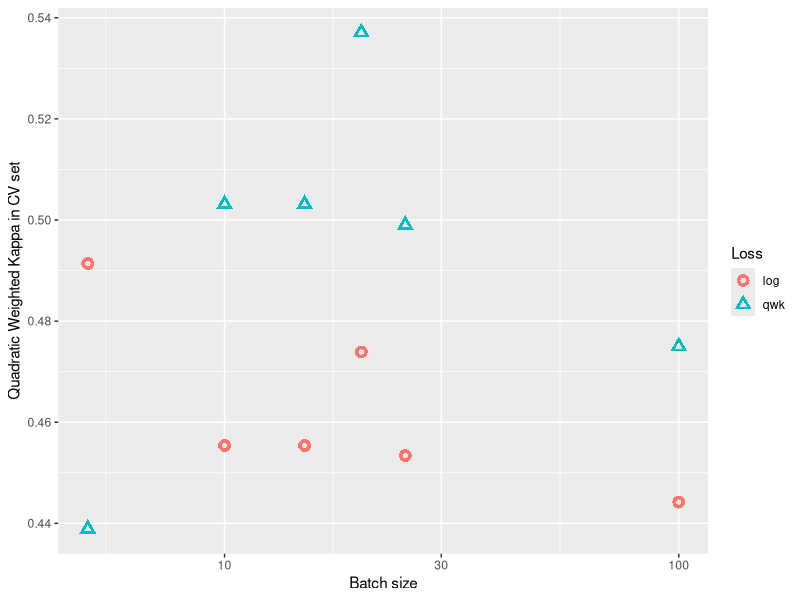

Here is the R script that generated this plot:
best <- read.csv("best.csv")
library(ggplot2)
p <- ggplot(best, aes(bs,qwk_cv))
p <- p + aes(shape=factor(loss)) 
p <- p + geom_point(aes(colour=factor(loss)),size=4) 
p <- p + geom_point(colour="grey90", size=1.5)
p <- p + scale_x_log10()
p <- p + ylab("Quadratic Weighted Kappa in CV set")
p <- p + xlab("Batch size")
p <- p + labs(shape="Loss", colour="Loss")
p
